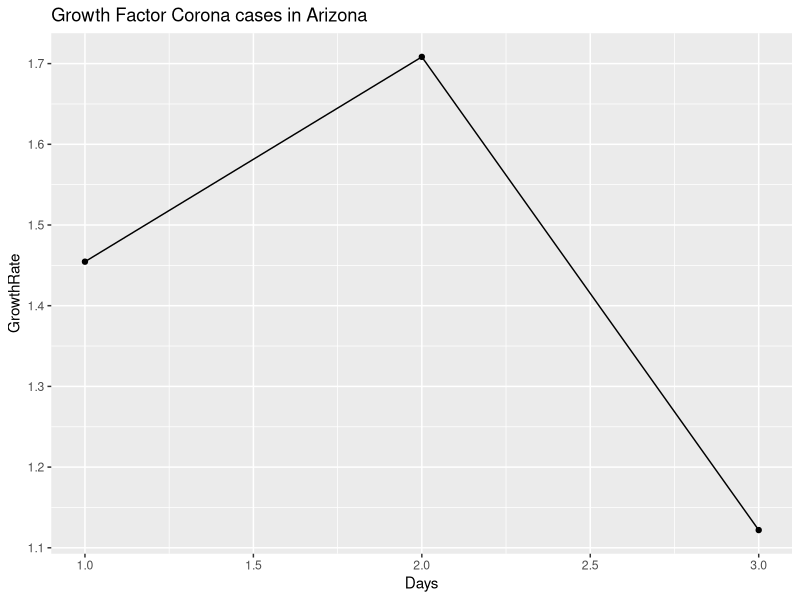
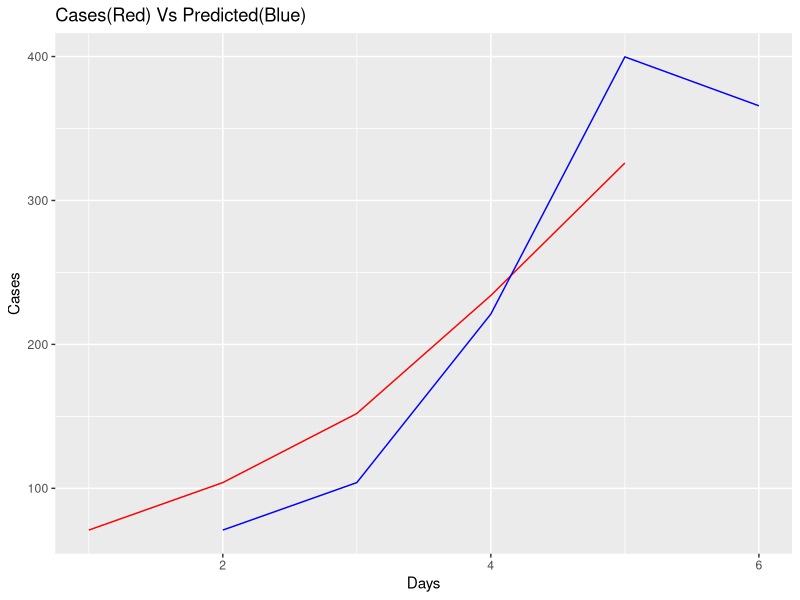

R code for these plots, in order:
library(ggplot2)

coronaGrowth <- function(absoluteNumbers){
  growthfactor <- NULL
for(i in 1:length(absoluteNumbers))
{
  #print((absoluteNumbers[i]-absoluteNumbers[i+1]/absoluteNumbers[i+1])/absoluteNumbers[i+1])
  growthfactor[i] <- ((absoluteNumbers[i]-absoluteNumbers[i+1]))/(absoluteNumbers[i+1]-absoluteNumbers[i+2])  
}

   return (rev(growthfactor))
}

absolutenumbers <- c(326,234,152,104,71)

growthrate <- na.exclude(coronaGrowth(absolutenumbers))
days <- seq(1:length(growthrate))

dataTrend <- data.frame(GrowthRate = growthrate, Days = days)
print(dataTrend)
ggplot(data=dataTrend, aes(x=Days, y=GrowthRate, group=1)) +ggtitle("Growth Factor Corona cases in Arizona")+
  geom_line()+
  geom_point()

# Growth factor is the factor by which a quantity multiplies itself over time. The formula used is every day's new cases / new cases on the previous day. 
#For example, a quantity growing by 7% every period (in this case daily) has a growth factor of 1.07.
# 
# A growth factor above 1 indicates an increase, whereas one which remains between 0 and 1 it is a sign of decline, with the quantity eventually becoming zero, 
#whereas a growth factor constantly above 1 could signal exponential growth


#Plot current cases versus predicted cased by growthfactor
days <- seq(1:length(absolutenumbers))
growthrate <- append(growthrate, c(1,1),after = 0)
dataOriginal <- data.frame(Cases = rev(absolutenumbers), Days = days,growthrate = growthrate ,Prediction = growthrate * rev(absolutenumbers))
ggplot() +
  geom_line(data=dataOriginal, aes(x=Days, y=Cases),color = "Red")+labs(title="Cases(Red) Vs Predicted(Blue)", y="Cases", x="Days")+
  geom_line(data=dataOriginal, aes(x=Days+1, y=Prediction),color = "Blue")
  geom_point()
  
  
  
  
